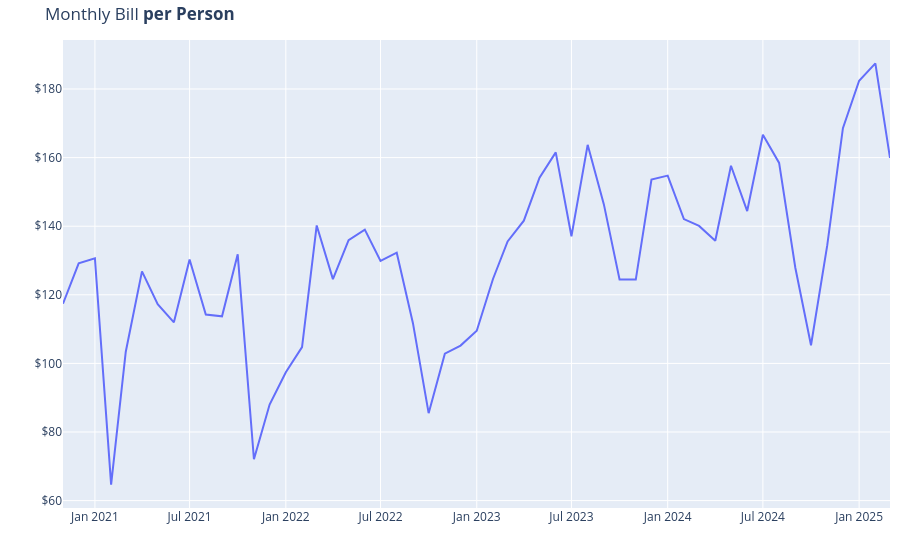

Notebook source saved alongside this figure:
### Markdown cell above
Note how these per person plots look exactly the same as the prior total plots, just with a different y-axis range.

### Code cell
# group by year and month, sum Amount
monthly_amount = df.groupby(df["Date"].dt.to_period("M"))["Amount"].sum().reset_index()
monthly_amount["Date"] = monthly_amount["Date"].astype(
    str
)  # convert to string for Plotly

# calculate amount per person
monthly_amount["Amount_per_person"] = monthly_amount["Amount"] / 3

# plot
fig = px.line(
    monthly_amount,
    x="Date",
    y="Amount_per_person",
    title="Monthly Bill <b>per Person</b>",
    labels={"Date": "Month and Year", "Amount_per_person": "Amount per Person ($)"},
)

# format y-axis to show currency
fig.update_traces(hovertemplate="Month and Year: %{x}<br>Amount per Person: $%{y:.2f}")

# format for mobile
fig.update_layout(
    xaxis=dict(title=""),
    yaxis=dict(
        title="",
        tickprefix="$",
    ),
    margin=dict(
        t=40,
        b=30,
        l=10,
        r=10,
    ),
    legend=dict(
        orientation="h",
        x=0.5,
        xanchor="center",
        y=-0.2,
    ),
)

fig.show()

### Figure 1 — Plotly figure (JSON) as saved in the notebook; plotly's stock layout.template omitted (floating-point values rounded to 4 significant figures)
{"data": [{"hovertemplate": "Month and Year: %{x}<br>Amount per Person: $%{y:.2f}", "legendgroup": "", "line": {"color": "#636efa", "dash": "solid"}, "marker": {"symbol": "circle"}, "mode": "lines", "name": "", "orientation": "v", "showlegend": false, "type": "scatter", "x": ["2020-11", "2020-12", "2021-01", "2021-02", "2021-03", "2021-04", "2021-05", "2021-06", "2021-07", "2021-08", "2021-09", "2021-10", "2021-11", "2021-12", "2022-01", "2022-02", "2022-03", "2022-04", "2022-05", "2022-06", "2022-07", "2022-08", "2022-09", "2022-10", "2022-11", "2022-12", "2023-01", "2023-02", "2023-03", "2023-04", "2023-05", "2023-06", "2023-07", "2023-08", "2023-09", "2023-10", "2023-11", "2023-12", "2024-01", "2024-02", "2024-03", "2024-04", "2024-05", "2024-06", "2024-07", "2024-08", "2024-09", "2024-10", "2024-11", "2024-12", "2025-01", "2025-02", "2025-03"], "xaxis": "x", "y": [117.4, 129.2, 130.7, 64.67, 103.4, 126.8, 117.2, 112.0, 130.3, 114.3, 113.7, 131.8, 72.07, 88.01, 97.41, 104.8, 140.2, 124.6, 135.9, 139.0, 129.9, 132.3, 111.7, 85.49, 102.8, 105.2, 109.5, 124.6, 135.5, 141.6, 154.1, 161.5, 137.1, 163.7, 146.4, 124.5, 124.4, 153.6, 154.8, 142.1, 140.1, 135.8, 157.6, 144.4, 166.6, 158.5, 127.9, 105.3, 134.4, 168.6, 182.4, 187.5, 159.9], "yaxis": "y"}], "layout": {"legend": {"orientation": "h", "tracegroupgap": 0, "x": 0.5, "xanchor": "center", "y": -0.2}, "margin": {"b": 30, "l": 10, "r": 10, "t": 40}, "title": {"text": "Monthly Bill <b>per Person</b>"}, "xaxis": {"anchor": "y", "domain": [0, 1], "title": {"text": ""}}, "yaxis": {"anchor": "x", "domain": [0, 1], "tickprefix": "$", "title": {"text": ""}}}}
